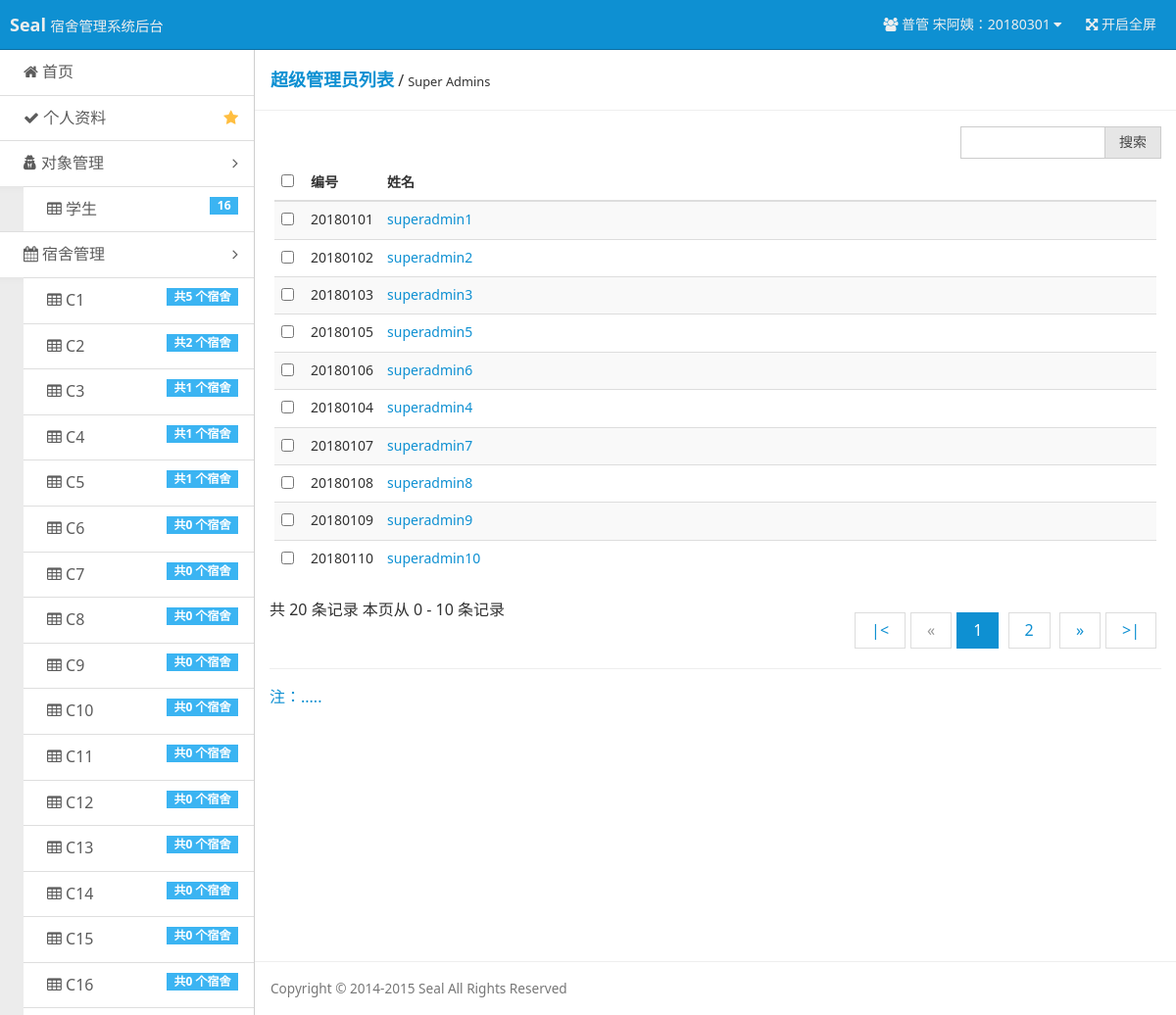
Screenshot of /pages/admin-list-super.php (signed in) with the database file from the repository.
### tables this page shows
CREATE TABLE `users` (
  `u_id` int(11) NOT NULL AUTO_INCREMENT,
  `u_no` int(11) NOT NULL,
  `u_name` char(20) NOT NULL,
  `u_password` char(100) NOT NULL,
  `u_permission` int(11) DEFAULT NULL,
  PRIMARY KEY (`u_id`),
  UNIQUE KEY `u_no` (`u_no`)
);

CREATE TABLE `dormitory_builds` (
  `db_id` int(11) NOT NULL AUTO_INCREMENT,
  `db_name` char(20) NOT NULL,
  `d_price` int(20) NOT NULL,
  PRIMARY KEY (`db_id`),
  UNIQUE KEY `db_name` (`db_name`)
);

### inc/checklogin.php (called while the page is built, shortened)
<?php
$user = $_COOKIE ['user'];
$user_permission = $_COOKIE ['user_permission'];
if ($user == "") {
    header ( "Location: ?r=login" );
    exit ();
} else {
    $query = "SELECT * FROM users WHERE u_no='$user'";
    $result = mysql_query ( $query ) or die ( 'SQL语句有误：' . mysql_error () );
    $users = mysql_fetch_array ( $result );
    switch ($user_permission) {
        case 1 :
            $username = "普管 {$users ['u_name']}：" . $users ['u_no'];
            break;
    }
}

### pages/admin-list-super.php (the view, shortened to what this page needs)
<?php
require 'inc/checklogin.php';
$num_rec_per_page = 10;
if (isset($_GET["page"])) {
    $page = $_GET["page"];
} else {
    $page = 1;
};
$start_from = ($page - 1) * $num_rec_per_page;
$super_admin_query_page = "SELECT * FROM users WHERE u_permission=0 ORDER BY u_id LIMIT {$start_from}, {$num_rec_per_page}";
$super_admin_result_page = mysql_query($super_admin_query_page) or die ('SQL语句有误：' . mysql_error());
?>
<!doctype html>
<html class="no-js">
<head>
    <link rel="stylesheet" href="assets/css/amazeui.min.css"/>
    <link rel="stylesheet" href="assets/css/admin.css">
</head>
<body>
<header class="am-topbar am-topbar-inverse admin-header">
    <?php require 'template/header.php'; ?>
</header>
<div class="am-cf admin-main">
    <?php require 'template/sidebar.php'; ?>
    <div class="admin-content">
        <div class="admin-content-body">
            <div class="am-cf am-padding am-padding-bottom-0">
                <div class="am-fl am-cf"><strong class="am-text-primary am-text-lg">超级管理员列表</strong> /
                    <small>Super Admins</small>
                </div>
            </div>
            <hr>
            <div class="am-g">
                <div class="am-u-sm-12 am-u-md-3">
                    <div class="am-input-group am-input-group-sm">
                        <input type="text" class="am-form-field">
                        <span class="am-input-group-btn">
            <button class="am-btn am-btn-default" type="button">搜索</button>
          </span>
                    </div>
                </div>
            </div>
            <div class="am-g">
                <div class="am-u-sm-12">
                    <form class="am-form">
                        <table class="am-table am-table-striped am-table-hover table-main">
                            <thead>
                            <tr>
                                <th class="table-check"><input type="checkbox"/></th>
                                <th class="table-id">编号</th>
                                <th class="table-author am-hide-sm-only">姓名</th>
                            </tr>
                            </thead>
                            <tbody>
                            <?php
                            while ($super_admins = mysql_fetch_array($super_admin_result_page)) {
                                ?>
                                <tr>
                                    <td><input type="checkbox"/></td>
                                    <td><?php echo $super_admins['u_no'] ?></td>
                                    <td class="am-hide-sm-only"><a
                                                href="?r=user-admin-super&uno=<?php echo $super_admins['u_no'] ?>"><?php echo $super_admins['u_name'] ?></a>
                                    </td>
                                </tr>
                            <?php } ?>
                            </tbody>
                        </table>
                        <div class="am-cf">
                            共 <?php echo $super_admins_count ?> 条记录
                            <?php
                            if ($start_from + $num_rec_per_page > $super_admins_count) {
                                echo "本页从 $start_from - $super_admins_count 条记录";
                            } else {
                                $end_with = $start_from + $num_rec_per_page;
                                echo "本页从 $start_from - $end_with 条记录";
                            }
                            ?>
                            <div class="am-fr">
                                <ul class="am-pagination">
                                    <?php
                                    $total_records = $super_admins_count;
                                    $total_pages = ceil($total_records / $num_rec_per_page);
                                    echo "<li><a href='?r=admin-list-super&page=1'>" . '|<' . "</a></li>";
                                    $page_forward = $page - 1;
                                    if ($page_forward > 0) {
                                        echo "<li><a href='?r=admin-list-super&page=$page_forward'>«</a></li>";
                                    } else {
                                        echo "<li class=\"am-disabled\"><a href='?r=admin-list-super&page=$page_forward'>«</a></li>";
                                    }
                                    for ($i = 1; $i <= $total_pages; $i++) {
                                        $page_current = "page_current$i";
                                        echo "<li id='$page_current'><a href='?r=admin-list-super&page=" . $i . "'>" . $i . "</a></li> ";
                                    };
                                    $page_next = $page + 1;
                                    if ($page_next <= $total_pages) {
                                        echo "<li><a href='?r=admin-list-super&page={$page_next}'>»</a></li>";
                                    } else {
                                        echo "<li class=\"am-disabled\"><a href='?r=admin-list-super&page=$page_next'>»</a></li>";
                                    }
                                    echo "<li><a href='?r=admin-list-super&page=$total_pages'>" . '>|' . "</li> ";
                                    ?>
                                </ul>
                            </div>
                        </div>
                        <hr/>
                        <p>注：.....</p>
                    </form>
                </div>
            </div>
        </div>
        <footer class="admin-content-footer">
            <?php require 'template/footer.php'; ?>
        </footer>
    </div>
</div>
    <?php require 'template/footer.php'; ?>
</body>
</html>

### template/header.php (shortened to what this page needs)
<div class="am-topbar-brand">
    <strong>Seal</strong>
    <small>宿舍管理系统后台</small>
</div>
<div class="am-collapse am-topbar-collapse" id="topbar-collapse">
    <ul class="am-nav am-nav-pills am-topbar-nav am-topbar-right admin-header-list">
        <li class="am-dropdown" data-am-dropdown>
            <a class="am-dropdown-toggle" data-am-dropdown-toggle href="javascript:;">
                <span class="am-icon-users"></span> <?php echo $username ?> <span class="am-icon-caret-down"></span>
            </a>
        </li>
        <li class="am-hide-sm-only"><a href="javascript:;" id="admin-fullscreen"><span class="am-icon-arrows-alt"></span> <span class="admin-fullText">开启全屏</span></a></li>
    </ul>
</div>

### template/sidebar.php (shortened to what this page needs)
<?php
$super_admin_query = "SELECT * FROM users WHERE u_permission=0 ORDER BY u_id DESC";
$super_admin_result = mysql_query($super_admin_query) or die ('SQL语句有误：' . mysql_error());
$super_admins_count = mysql_num_rows($super_admin_result);
$student_query = "SELECT * FROM users WHERE u_permission=-1 ORDER BY u_id DESC";
$student_result = mysql_query($student_query) or die ('SQL语句有误：' . mysql_error());
$students_count = mysql_num_rows($student_result);
$dormitory_builds_query = "SELECT * FROM dormitory_builds ORDER BY db_id ";
$dormitory_builds_result = mysql_query($dormitory_builds_query) or die ('SQL语句有误：' . mysql_error());
?>
<div class="admin-sidebar am-offcanvas" id="admin-offcanvas">
    <div class="am-offcanvas-bar admin-offcanvas-bar">
        <ul class="am-list admin-sidebar-list">
            <li><a href="?r=index"><span class="am-icon-home"></span> 首页</a></li>
            <?php
            switch ($user_permission) {
                case 1 :
                    $data_href = "?r=user-admin-normal&uno={$users['u_no']}&edit_target=self";
                    break;
            }
            ?>
            <li><a href="<?php echo $data_href ?>" class="am-cf"><span class="am-icon-check"></span> 个人资料<span
                            class="am-icon-star am-fr am-margin-right admin-icon-yellow"></span></a></li>
            <li class="admin-parent">
                <a class="am-cf" data-am-collapse="{target: '#object-nav'}"><span class="am-icon-user-secret"></span>
                    对象管理 <span class="am-icon-angle-right am-fr am-margin-right"></span></a>
                <ul class="am-list am-collapse admin-sidebar-sub am-in" id="object-nav">
                    <li><a href="?r=list-stu"><span class="am-icon-table"></span> 学生<span
                                    class="am-badge am-badge-secondary am-margin-right am-fr"><?php echo $students_count ?></span></a>
                    </li>
                </ul>
            </li>
            <li class="admin-parent" <?php if ($user_permission == -1) echo 'style="display: none;"' ?>>
                <a class="am-cf" data-am-collapse="{target: '#dormitory-nav'}"><span class="am-icon-calendar"></span>
                    宿舍管理 <span class="am-icon-angle-right am-fr am-margin-right"></span></a>
                <ul class="am-list am-collapse admin-sidebar-sub am-in" id="dormitory-nav">
                    <?php
                    while ($dormitory_builds = mysql_fetch_array($dormitory_builds_result)) {
                        ?>
                        <li><a href="?r=list-dormitories&db_id=<?php echo $dormitory_builds['db_id'] ?>"><span
                                        class="am-icon-table"></span> <?php echo $dormitory_builds['db_name'] ?>
                                <span
                                        class="am-badge am-badge-secondary am-margin-right am-fr">共<?php echo mysql_num_rows(mysql_query("SELECT dormitories.db_id FROM dormitories WHERE db_id={$dormitory_builds['db_id']} ORDER BY db_id ")) ?>
                                    个宿舍</span></a>
                        </li>
                    <?php } ?>
                </ul>
            </li>
        </ul>
    </div>
</div>

### assets/css/admin.css (style rules this page uses)
html, body { height: 100%; overflow: hidden; }
ul { margin-top: 0; }
.admin-icon-yellow { color: #ffbe40; }
.admin-header { position: fixed; top: 0; left: 0; right: 0; z-index: 1500; font-size: 1.4rem; margin-bottom: 0; }
.admin-main { position: relative; height: 100%; padding-top: 51px; background: #f3f3f3; }
.admin-sidebar { width: 260px; min-height: 100%; float: left; border-right: 1px solid #cecece; }
.admin-sidebar-list { margin-bottom: 0; }
.admin-sidebar-list li a { color: #5c5c5c; padding-left: 24px; }
.admin-sidebar-list li:first-child { border-top: none; }
.admin-sidebar-sub { margin-top: 0; margin-bottom: 0; box-shadow: 0 16px 8px -15px #e2e2e2 inset; background: #ececec; padding-left: 24px; }
.admin-sidebar-sub li:first-child { border-top: 1px solid #dedede; }
.admin-content { display: -webkit-box; display: -webkit-flex; display: -ms-flexbox; display: flex; -webkit-box-orient: vertical; -webkit-box-direction: normal; -webkit-flex-direction: column; -ms-flex-direction: column; flex-direction: column; background: #fff; }
.admin-content, .admin-sidebar { height: 100%; overflow-x: hidden; overflow-y: scroll; -webkit-overflow-scrolling: touch; }
.admin-content-body { -webkit-box-flex: 1; -webkit-flex: 1 0 auto; -ms-flex: 1 0 auto; flex: 1 0 auto; }
.admin-content-footer { font-size: 85%; color: #777; }
@media only screen and (min-width: 641px) { .admin-sidebar { display: block; position: static; background: none; } }
@media only screen and (min-width: 641px) { .admin-offcanvas-bar { position: static; width: auto; background: none; -webkit-transform: translate3d(0, 0, 0); -ms-transform: translate3d(0, 0, 0); transform: translate3d(0, 0, 0); overflow-y: visible; min-height: 100%; } }
@media only screen and (min-width: 641px) { .admin-offcanvas-bar:after { content: none; } }
.table-main { font-size: 1.4rem; padding: .5rem; }
.table-check { width: 30px; }
.table-id { width: 50px; }

### rows the page displays
users: username "普管 宋阿姨：20180301"
dormitory_builds: db_name "C1", db_id "5"
dormitory_builds: db_name "C2", db_id "2"
dormitory_builds: db_name "C3", db_id "1"
dormitory_builds: db_name "C4", db_id "1"
dormitory_builds: db_name "C5", db_id "1"
dormitory_builds: db_name "C6", db_id "0"
dormitory_builds: db_name "C7", db_id "0"
dormitory_builds: db_name "C8", db_id "0"
dormitory_builds: db_name "C9", db_id "0"
dormitory_builds: db_name "C10", db_id "0"
dormitory_builds: db_name "C11", db_id "0"
dormitory_builds: db_name "C12", db_id "0"
dormitory_builds: db_name "C13", db_id "0"
dormitory_builds: db_name "C14", db_id "0"
dormitory_builds: db_name "C15", db_id "0"
dormitory_builds: db_name "C16", db_id "0"
users: u_no "20180101", u_name "superadmin1"
users: u_no "20180102", u_name "superadmin2"
users: u_no "20180103", u_name "superadmin3"
users: u_no "20180105", u_name "superadmin5"
users: u_no "20180106", u_name "superadmin6"
users: u_no "20180104", u_name "superadmin4"
users: u_no "20180107", u_name "superadmin7"
users: u_no "20180108", u_name "superadmin8"
users: u_no "20180109", u_name "superadmin9"
users: u_no "20180110", u_name "superadmin10"

### other values shown
$students_count "16"
$super_admins_count "20"
$start_from "0"
$end_with "10"
